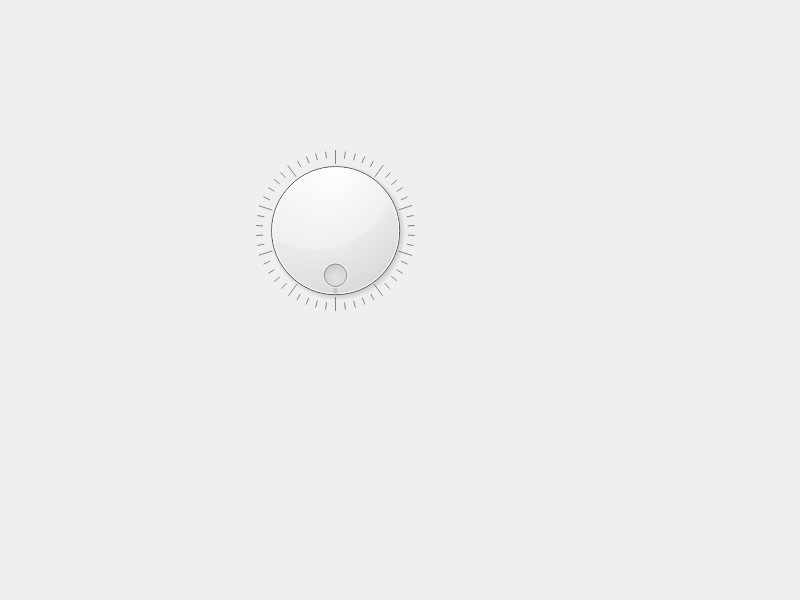
<?xml version="1.0" encoding="UTF-8"?>
<ui version="4.0">
 <class>Widget</class>
 <widget class="QWidget" name="Widget">
  <property name="geometry">
   <rect>
    <x>0</x>
    <y>0</y>
    <width>800</width>
    <height>600</height>
   </rect>
  </property>
  <property name="windowTitle">
   <string>Widget</string>
  </property>
  <widget class="QDial" name="dial">
   <property name="geometry">
    <rect>
     <x>220</x>
     <y>150</y>
     <width>231</width>
     <height>161</height>
    </rect>
   </property>
   <property name="maximum">
    <number>100</number>
   </property>
   <property name="value">
    <number>100</number>
   </property>
   <property name="wrapping">
    <bool>true</bool>
   </property>
   <property name="notchesVisible">
    <bool>true</bool>
   </property>
  </widget>
 </widget>
 <resources/>
 <connections/>
</ui>
